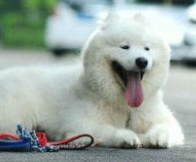
#> input picture datasets/Images/001/test.jpg, 196 x 162 px, found by its file name; its folder holds only this picture in this run
$ python inflate_images.py datasets/Images/001 out
#> lines starting #> are read from the running program, lines starting #| are printed output that depends on the picture
import cv2
import numpy as np
import sys
import os
from shutil import copyfile

COUNT = None
counter = 0


def equalizeHistRGB(src):
    # ヒストグラム均一化

    RGB = cv2.split(src)
    Blue = RGB[0]
    Green = RGB[1]
    Red = RGB[2]
    for i in range(3):
        cv2.equalizeHist(RGB[i])

    img_hist = cv2.merge([RGB[0], RGB[1], RGB[2]])
    return img_hist

# ガウシアンノイズ


def addGaussianNoise(src):
    row, col, ch = src.shape
    mean = 0
    var = 0.1
    sigma = 15
    gauss = np.random.normal(mean, sigma, (row, col, ch))
    gauss = gauss.reshape(row, col, ch)
    noisy = src + gauss

    return noisy

# salt&pepperノイズ


def addSaltPepperNoise(src):
    row, col, ch = src.shape
    s_vs_p = 0.5
    amount = 0.004
    out = src.copy()
    # Salt mode
    num_salt = np.ceil(amount * src.size * s_vs_p)
    coords = [np.random.randint(0, i - 1, int(num_salt)) for i in src.shape]
    out[tuple(coords[:-1])] = (255, 255, 255)

    # Pepper mode
    num_pepper = np.ceil(amount * src.size * (1. - s_vs_p))
    coords = [np.random.randint(0, i - 1, int(num_pepper)) for i in src.shape]
    out[tuple(coords[:-1])] = (0, 0, 0)
    return out


def main(data_dir, file_name, class_num, class_name, out_dir):
    global counter

    # ルックアップテーブルの生成
    min_table = 50
    max_table = 205
    diff_table = max_table - min_table
    gamma1 = 0.75
    gamma2 = 1.5

    LUT_HC = np.arange(256, dtype='uint8')
    LUT_LC = np.arange(256, dtype='uint8')
    LUT_G1 = np.arange(256, dtype='uint8')
    LUT_G2 = np.arange(256, dtype='uint8')

    LUTs = []

    # 平滑化用
    average_square = (10, 10)

    # ハイコントラストLUT作成
    for i in range(0, min_table):
        LUT_HC[i] = 0

    for i in range(min_table, max_table):
        LUT_HC[i] = 255 * (i - min_table) / diff_table

    for i in range(max_table, 255):
        LUT_HC[i] = 255

    # その他LUT作成
    for i in range(256):
        LUT_LC[i] = min_table + i * (diff_table) / 255
        LUT_G1[i] = 255 * pow(float(i) / 255, 1.0 / gamma1)
        LUT_G2[i] = 255 * pow(float(i) / 255, 1.0 / gamma2)

    LUTs.append(LUT_HC)
    LUTs.append(LUT_LC)
    LUTs.append(LUT_G1)
    LUTs.append(LUT_G2)

    # 画像の読み込み
    img_src = cv2.imread(f'{data_dir}/images/{class_num}/{file_name}')
    trans_img = []
    trans_img.append(img_src)

    # LUT変換
    for i, LUT in enumerate(LUTs):
        trans_img.append(cv2.LUT(img_src, LUT))

    # 平滑化
    trans_img.append(cv2.blur(img_src, average_square))

    # ヒストグラム均一化
    trans_img.append(equalizeHistRGB(img_src))

    # ノイズ付加
    trans_img.append(addGaussianNoise(img_src))
    trans_img.append(addSaltPepperNoise(img_src))

    # 反転
    flip_num = len(trans_img)
    flip_img = []
    for img in trans_img:
        flip_img.append(cv2.flip(img, 1))
    trans_img.extend(flip_img)

    tmp_path = f'{data_dir}/{out_dir}'
    if not os.path.exists(tmp_path):
        os.makedirs(tmp_path)

    tmp_path = f'{data_dir}/inflated_labels'
    if not os.path.exists(tmp_path):
        os.makedirs(tmp_path)

    # 保存
    base = os.path.splitext(os.path.basename(file_name))[0] + '_'
    img_src.astype(np.float64)

    tmp_path = f'{data_dir}/{out_dir}/{class_name}'
    if not os.path.exists(tmp_path):
        os.makedirs(tmp_path)

    tmp_path = f'{data_dir}/inflated_labels/{class_name}'
    if not os.path.exists(tmp_path):
        os.makedirs(tmp_path)

    all_counter = COUNT * len(trans_img)

    for i, img in enumerate(trans_img):

        new_file_name = f'{base}{i}'
        text_file_name = file_name.replace('.jpg', '.txt')

        img_path = f'{data_dir}/{out_dir}/{class_name}/{new_file_name}.jpg'
        cv2.imwrite(img_path, img)

        if i < flip_num:
            copyfile(
                f'{data_dir}/labels/{class_num}/{text_file_name}',
                f'{data_dir}/inflated_labels/{class_name}/{new_file_name}.txt')
        else:
            with open(f'{data_dir}/inflated_labels/{class_name}/{new_file_name}.txt', 'w') as new_bb_data:
                with open(f'{data_dir}/labels/{class_num}/{text_file_name}', 'r') as bb_data:
                    for line in bb_data.readlines():
                        elems = line.split(' ')
                        if len(elems) != 4:
                            new_bb_data.write(line)
                            continue

                        x1 = int(elems[0])
                        y1 = int(elems[1])
                        x2 = int(elems[2])
                        y2 = int(elems[3])
                        width = img_src.shape[1]
                        new_bb_data.write('{0} {1} {2} {3}\n'.format(
                            width - x2, y1, width - x1, y2))

        counter += 1
        print(f'\r  {counter} / {all_counter}', end='')


if __name__ == '__main__':
    if len(sys.argv) < 2:
        print('please set data directory path.')
        print('python inflate_images.py [input_dir] [out_dir]')
        exit(-1)

    # 増幅するフォルダ名の決定
    out_dir = 'obj'
    if len(sys.argv) > 2:
        out_dir = sys.argv[2]

    data_dir = sys.argv[1]

    # クラス名のファイルの読み込み
    classes = []
    classes = [line.rstrip() for line in open(f'{data_dir}/classes.txt', 'r')]
#> (reads datasets/classes.txt from the repository)

    print('class name = ', end='')
    for i in classes:
        print(i, end=' ')
    print()
    counter = 0

    for _, dirs, _ in os.walk(f'{data_dir}/images/'):
        for class_num, class_name in zip(dirs, classes):
            for _, _, files in os.walk(f'{data_dir}/images/{class_num}'):
                COUNT = len(dirs) * len(files)
                for file_name in files:
                    main(data_dir, file_name, class_num, class_name, out_dir)
#> in main, img_src is the input picture: shape (162, 196, 3); mean B, G, R 163.6, 170, 158.2
#> after the loop in main, `for i, LUT in enumerate(LUTs):`: trans_img = 5 items
#> in equalizeHistRGB, `Blue = RGB[0]`:
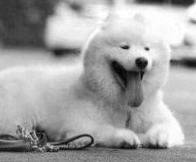
#> Blue: shape (162, 196); min 0, max 255, mean 163.6
#> in equalizeHistRGB, `Green = RGB[1]`:
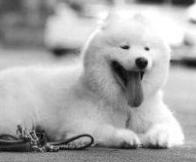
#> Green: shape (162, 196); min 3, max 255, mean 170
#> in equalizeHistRGB, `Red = RGB[2]`:
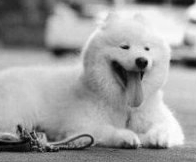
#> Red: shape (162, 196); min 0, max 255, mean 158.2
#> in addGaussianNoise, `noisy = src + gauss`:
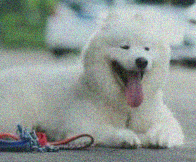
#> noisy: shape (162, 196, 3) float64; mean B, G, R 163.6, 170.1, 158.2; drawn with min black and max white
#> in addSaltPepperNoise, `out[tuple(coords[:-1])] = (0, 0, 0)`:
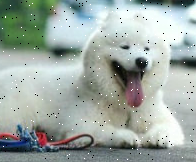
#> out: shape (162, 196, 3); mean B, G, R 163.1, 169.5, 157.8
#> in main, `flip_num = len(trans_img)`: flip_num = 9
#> the loop in main, `for img in trans_img:` made 9 passes
#> after the loop in main, `for img in trans_img:`: flip_img = 9 items
#> in main, `all_counter = COUNT * len(trans_img)`: all_counter = 36
#> the loop in main, `for i, img in enumerate(trans_img): ` made 10 passes
#> (new_file_name, img_path) on passes 1 to 10: ('test_0', 'datasets/Images/001/out/fu/test_0.jpg'), ('test_1', 'datasets/Images/001/out/fu/test_1.jpg'), ('test_2', 'datasets/Images/001/out/fu/test_2.jpg'), ('test_3', 'datasets/Images/001/out/fu/test_3.jpg'), ('test_4', 'datasets/Images/001/out/fu/test_4.jpg'), ('test_5', 'datasets/Images/001/out/fu/test_5.jpg'), ('test_6', 'datasets/Images/001/out/fu/test_6.jpg'), ('test_7', 'datasets/Images/001/out/fu/test_7.jpg'), ('test_8', 'datasets/Images/001/out/fu/test_8.jpg'), ('test_9', 'datasets/Images/001/out/fu/test_9.jpg')
#|   1 / 36
#|   2 / 36
#|   3 / 36
#|   4 / 36
#|   5 / 36
#|   6 / 36
#|   7 / 36
#|   8 / 36
#> (further printed lines are left out)
#> pass 2, in main, `cv2.imwrite(img_path, img)`:
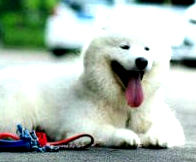
#> saved as test_1.jpg: shape (162, 196, 3); mean B, G, R 175.7, 185.7, 172.6
#> after the loop in main, `for i, img in enumerate(trans_img):`: counter = 9
#> (the run stopped early here; a loop or call above may not have finished)
